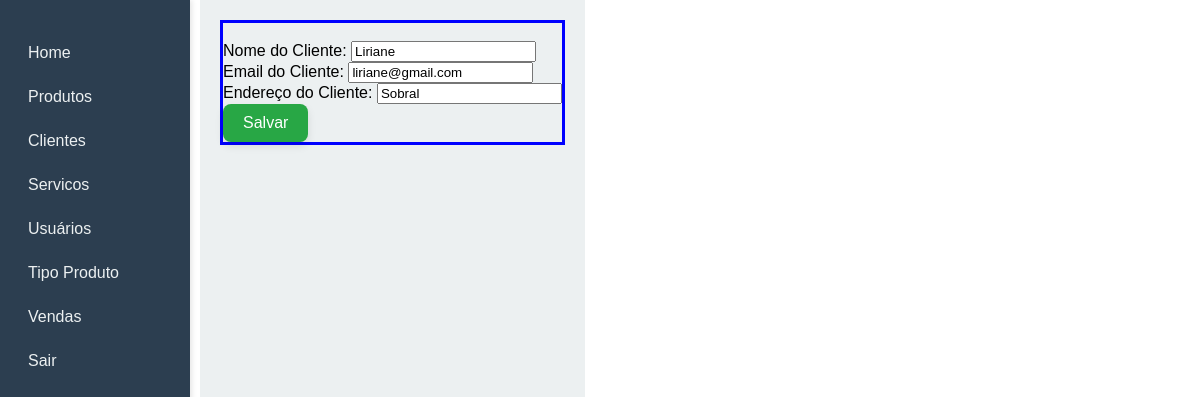
Screenshot of /clientes/editar/2 (signed in) with the database file from the repository.
### models/cliente_model.py (models this page shows, shortened)
class Cliente(Base):
    __tablename__ = 'clientes'
    id = Column(Integer, primary_key=True, autoincrement=True)
    nome = Column(String, nullable=False)
    email = Column(String, nullable=False)
    endereco = Column(String, nullable=False)

### controllers/clientes_controller.py (the view)
@app.route('/clientes/editar/<int:id>', methods=["GET"])
@login_required
def cliente_edit(id):
    db = SessionLocal()
    try:
        cliente = db.get(Cliente, id)
        return render_template("editarcliente.html", prd=cliente)
    finally:
        db.close()

### main.py (called while the page is built)
@login_magengemnt.user_loader
def load_user(user_id):
    db  = SessionLocal()
    return db.query(User).get(user_id)

### templates/editarcliente.html (shortened to what this page needs)
{% extends "layout.html" %}
{% block pesquisa %}
<div style="display: flex; align-items: center; border: blue; border-style:  solid">
    <form action="/clientes/salvar" method="post">
<div>
<div>
    <br/>
    Nome do Cliente:
    <input type="text" name="nomecliente" value="{{ prd.nome }}"/>
    <br>
    Email do Cliente:
    <input type="text" name="emailcliente" value="{{ prd.email }}"/>
    <br>
    Endereço do Cliente:
    <input type="text" name="enderecocliente" value="{{ prd.endereco }}"/>
</div>
<input class="botao-cadastro" type="submit" value="Salvar" name="button"/>
</div>
</form>
</div>
{% endblock %}

### static/site.css (style rules this page uses)
body { margin: 0; padding: 0; font-family: Arial, sans-serif; display: flex; min-height: 100vh; }
.botao-cadastro { background-color: #28a745; color: white; border: none; border-radius: 8px; padding: 10px 20px; font-size: 16px; font-weight: 500; cursor: pointer; transition: background-color 0.3s ease, transform 0.2s ease; box-shadow: 0 4px 8px rgba(0,0,0,0.1); }

### rows the page displays
Cliente: nomecliente "Liriane", emailcliente "liriane@gmail.com", enderecocliente "Sobral"
